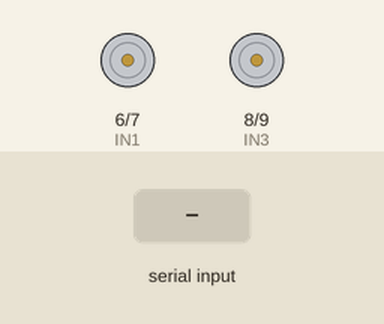
Recording of a sketch running on a simulated Arduino Nano, built with avr-gcc and run on an emulated ATmega328P. On the bench: motor-driver pin pairs drawn as motors (green arrow = first pin HIGH = forward, orange = second pin HIGH = backward, longer = more drive, scaled by the enable pin). Inputs (shaded band) come from the test bench.

Above: at 1.2 s.
1.3 s: "B" received over the second serial link
At 2.5 s:
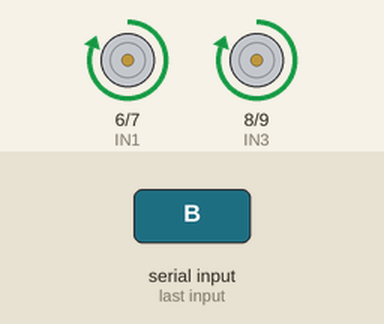
2.8 s: "F" received over the second serial link
At 3.6 s:
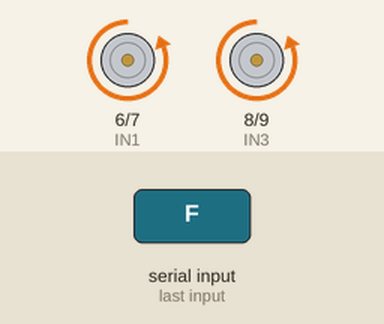
4.3 s: "L" received over the second serial link
At 4.8 s:
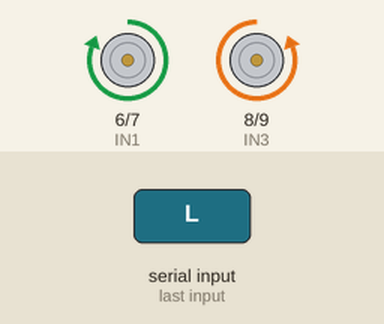
5.8 s: "R" received over the second serial link
At 7.0 s:
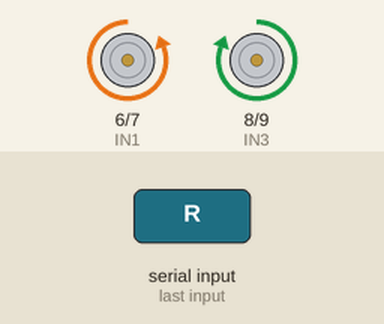
7.3 s: "H" received over the second serial link
At 8.3 s:
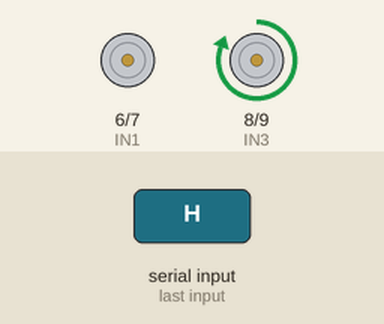
8.8 s: "G" received over the second serial link
At 9.4 s:
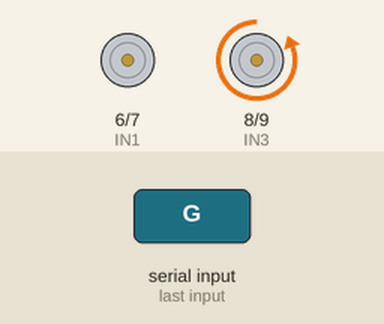
Timing chart, 0 to 11.3 s (numbered marks = the images above; inputs shaded):
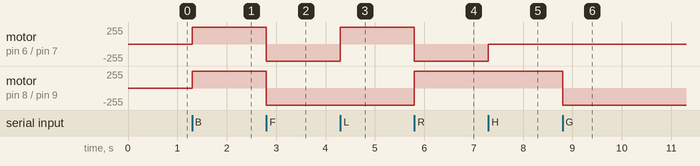

The sketch:

Car_with_mosfet_driver.ino
```cpp
#include <SoftwareSerial.h>
SoftwareSerial BTserial(2, 3); // Using Pin 2 and  3 as tx for arduino nano
char bt='S';
const int IN1=6;
const int IN2=7;
const int ENA=10;

const int IN3=8;
const int IN4=9;
const int ENB=11;

void setup() {
    Serial.begin(9600);
    BTserial.begin(9600);

     pinMode(IN1, OUTPUT);
     pinMode(IN2, OUTPUT);
     pinMode(ENA, OUTPUT);

     pinMode(IN4, OUTPUT);
     pinMode(IN3, OUTPUT);
     pinMode(ENB, OUTPUT);
}
void loop() {

  bt=BTserial.read();
  //BACKWAED
  if(bt=='B'){
  digitalWrite(IN1,HIGH);
  digitalWrite(IN2,LOW);
  digitalWrite(IN3,HIGH);
  digitalWrite(IN4,LOW);
  digitalWrite(ENA,HIGH);
  digitalWrite(ENB,HIGH);
  }
  //FORWARD
  if(bt=='F'){
  digitalWrite(IN1,LOW);
  digitalWrite(IN2,HIGH);
  digitalWrite(IN3,LOW);
  digitalWrite(IN4,HIGH);
  digitalWrite(ENA,HIGH);
  digitalWrite(ENB,HIGH);
  }
  //LEFT
  if(bt=='L'){
  digitalWrite(IN1,HIGH);
  digitalWrite(IN2,LOW);
  digitalWrite(IN3,LOW);
  digitalWrite(IN4,HIGH);
  digitalWrite(ENA,HIGH);
  digitalWrite(ENB,HIGH);
  }
  //RIGHT
  if(bt=='R'){
  digitalWrite(IN1,LOW);
  digitalWrite(IN2,HIGH);
  digitalWrite(IN3,HIGH);
  digitalWrite(IN4,LOW);
  digitalWrite(ENA,HIGH);
  digitalWrite(ENB,HIGH);
  }
  //BACKWARD LEFT
  if(bt=='H'){
  digitalWrite(IN1,LOW);
  digitalWrite(IN2,LOW);
  digitalWrite(IN3,HIGH);
  digitalWrite(IN4,LOW);
  digitalWrite(ENA,HIGH);
  digitalWrite(ENB,HIGH);
  }
  //FORWARD LEFT
  if(bt=='G'){
  digitalWrite(IN1,LOW);
  digitalWrite(IN2,LOW);
  digitalWrite(IN3,LOW);
  digitalWrite(IN4,HIGH);
  digitalWrite(ENA,HIGH);
  digitalWrite(ENB,HIGH);
  }
  //BACKWARD RIGHT
   if(bt=='J'){
  digitalWrite(IN1,HIGH);
  digitalWrite(IN2,LOW);
  digitalWrite(IN3,LOW);
  digitalWrite(IN4,LOW);
  digitalWrite(ENA,HIGH);
  digitalWrite(ENB,HIGH);
  }
  //FORWARD RIGHT
   if(bt=='I'){
  digitalWrite(IN1,LOW);
  digitalWrite(IN2,HIGH);
  digitalWrite(IN3,LOW);
  digitalWrite(IN4,LOW);
  digitalWrite(ENA,HIGH);
  digitalWrite(ENB,HIGH);
  }

  if(bt=='S'){
  digitalWrite(IN1,LOW);
  digitalWrite(IN2,LOW);
   digitalWrite(IN3,LOW);
  digitalWrite(IN4,LOW);

  }
}
```

Measured:
- after the input at 1.3 s, motor on pin 6 (IN1) / pin 7 (IN2), motor on pin 8 (IN3) / pin 9 (IN4): stopped → forward 255/255 at once
- after the input at 2.8 s, motor on pin 6 (IN1) / pin 7 (IN2), motor on pin 8 (IN3) / pin 9 (IN4): forward 255/255 → backward 255/255 at once
- after the input at 4.3 s, motor on pin 6 (IN1) / pin 7 (IN2): backward 255/255 → forward 255/255 at once
- after the input at 5.8 s, motor on pin 6 (IN1) / pin 7 (IN2): forward 255/255 → backward 255/255 at once; motor on pin 8 (IN3) / pin 9 (IN4): backward 255/255 → forward 255/255 at once
- after the input at 7.3 s, motor on pin 6 (IN1) / pin 7 (IN2): backward 255/255 → stopped at once
- after the input at 8.8 s, motor on pin 8 (IN3) / pin 9 (IN4): forward 255/255 → backward 255/255 at once
